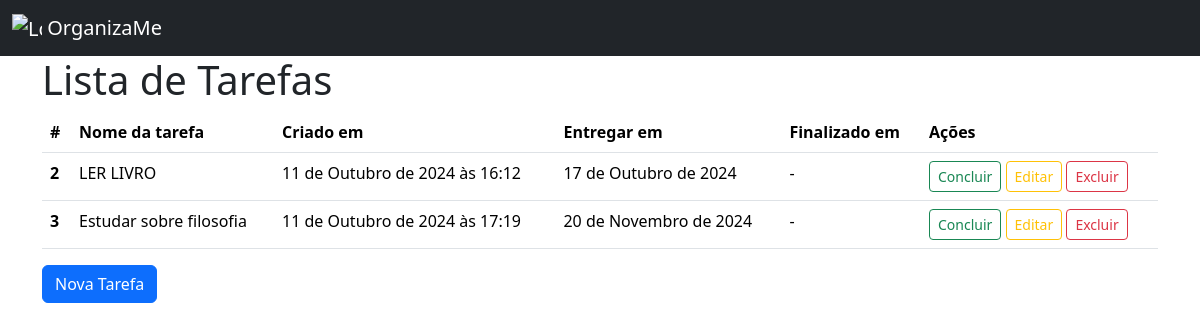
The page / on the database its author committed.
### todos/models.py (models this page shows)
class Todo(models.Model):
    task_name = models.CharField(verbose_name="Nome da Tarefa",
    max_length=100, null=False, blank=False)
    creation = models.DateTimeField(verbose_name="Data de criação",
    auto_now_add=True, null=False, blank=False)
    delivery = models.DateField(verbose_name="Data de entrega",
    null=False, blank=False)
    finalization = models.DateField(null=True)

### todos/views.py (the view)
class TodoListView(ListView):
    model = Todo

### todos/templates/todos/todo_list.html (shortened to what this page needs)
{% extends "base.html"%}
{%block content%}
<h1> Lista de Tarefas </h1>
        {% if todo_list %}
        <table class="table">
          <thead>
            <tr>
              <th scope="col">#</th>
              <th scope="col">Nome da tarefa</th>
              <th scope="col">Criado em</th>
              <th scope="col">Entregar em</th>
              <th scope="col">Finalizado em</th>
              <th scope="col">Ações</th>
            </tr>
          </thead>
          <tbody>
              {% for todo in todo_list  %}
              <tr>
                <th scope="row">{{todo.pk}}</th>
                <td> {{todo.task_name}}</td>
                <td> {{todo.creation}}</td>
                <td> {{todo.delivery}}</td>
                <td> {{todo.finalization|default:"-"}}</td>
                <td>
                  <a
                  href = "{%url "todo_complete" pk=todo.pk %}"
                  class = "btn btn-outline-success btn-sm {% if todo.finalization %} disabled {% endif %}">
                  Concluir
                  </a>
                  <a
                  href = "{%url "todo_update" pk=todo.pk %}"
                  class = "btn btn-outline-warning btn-sm {% if todo.finalization %} disabled {% endif %}">
                  Editar
                  </a>
                  <a href = "{%url "todo_delete" pk=todo.pk%}" class = "btn btn-outline-danger btn-sm">Excluir</a>
                </td>
              </tr>
              {% endfor %}
          </tbody>
        </table>
        {% else %}
          <p> Não há tarefas cadastradas</p>
        {% endif %}
        <a href = "{% url "todo_create" %}" class ="btn btn-primary">Nova Tarefa<a/>
{%endblock content%}

### todos/templates/base.html (shortened to what this page needs)
<!doctype html>
<html lang="pt-br">
  <head>
    <link href="https://cdn.jsdelivr.net/npm/bootstrap@5.3.3/dist/css/bootstrap.min.css" rel="stylesheet">
  </head>
  <body>
    <nav class="navbar bg-dark ">
      <div class="container-fluid">
        <a class="navbar-brand text-white" href="#">
          <img src="https://files.oaiusercontent.com/file-2HnYEqhGCpX4qGindBRdADq6?se=2024-10-11T19%3A26%3A15Z&sp=r&sv=2024-08-04&sr=b&rscc=max-age%3D604800%2C%20immutable%2C%20private&rscd=attachment%3B%20filename%3Da5d3dc8b-d91d-4414-a699-a57d655b5d65.webp&sig=GCD7q9dbXJ1NvQFxwHPYR6qP6%2Bg5f98MwzdvNdViFy0%3D" alt="Logo" width="30" height="24" class="d-inline-block align-text-top">
          OrganizaMe
        </a>
      </div>
    </nav>
      <main class=" container">
        {% block content  %}{% endblock content  %}
      </main>
  </body>
</html>

### rows shown on the page
Todo: pk "2", task_name "LER LIVRO", creation "11 de Outubro de 2024 às 16:12", delivery "17 de Outubro de 2024", finalization "-"
Todo: pk "3", task_name "Estudar sobre filosofia", creation "11 de Outubro de 2024 às 17:19", delivery "20 de Novembro de 2024", finalization "-"
